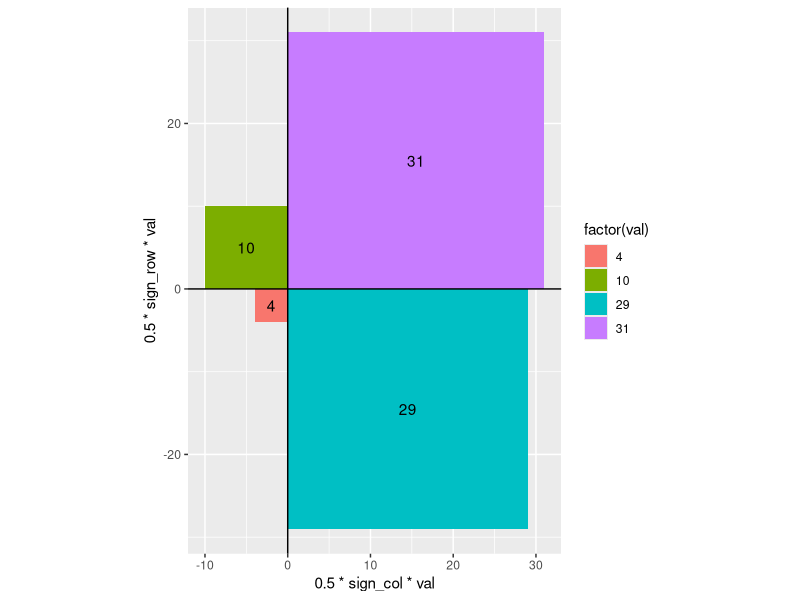

Recreate this plot in R.
## ---- chunk 1
knitr::opts_chunk$set(echo = TRUE)
## ---- chunk 2
library(ggplot2)
## ---- chunk 3

# Info from:
# https://stackoverflow.com/questions/72827813/how-to-re-create-a-crosstab-plot-showing-proportions-using-ggplot2

library(ggplot2)
df <- data.frame (col  = c("A","A","B","B"),
                  row = c("C", "D","C","D"),
                  val = c(4,10,29,31))

df <- transform(
  df,
  sign_col = ifelse(col == "A", -1, 1),
  sign_row = ifelse(row == "C", -1, 1)
)

ggplot(df) +
  geom_rect(
    aes(xmin = 0, xmax = sign_col * val,
        ymin = 0, ymax = sign_row * val,
        fill = factor(val))
  ) +
  geom_text(
    aes(label = val,
        x = 0.5 * sign_col * val,
        y = 0.5 * sign_row * val)
  ) +
  geom_hline(yintercept = 0) +
  geom_vline(xintercept = 0) +
  coord_equal()
